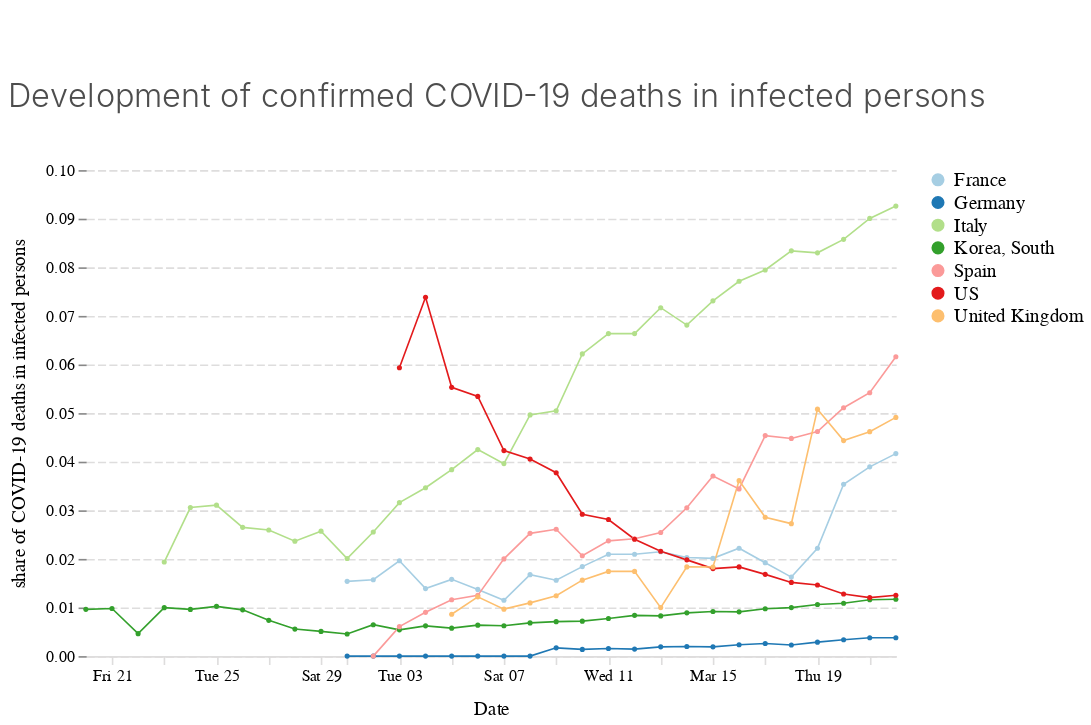

Notebook source saved alongside this figure:
### Code cell
chart_deaths_infections

### Figure 1 — Vega-Lite specification as saved in the notebook (floating-point values rounded to 4 significant figures; data arrays with more than 128 entries replaced by an {"elided": "..."} marker saying what was removed)
{"$schema": "https://vega.github.io/schema/vega-lite/v3.4.0.json", "config": {"area": {"fill": "#1696d2"}, "axisX": {"domain": true, "domainColor": "#DEDDDD", "domainDashOffset": 10, "domainWidth": 1, "grid": false, "labelAngle": 0, "labelFont": "Avenir", "labelFontSize": 10, "tickColor": "#DEDDDD", "titleFont": "Avenir", "titleFontSize": 12, "titleFontWeight": 400, "titlePadding": 10}, "axisY": {"domain": false, "domainDashOffset": 10, "grid": true, "gridColor": "#DEDDDD", "gridDash": [5, 2], "gridWidth": 1, "labelAngle": 0, "labelFont": "Avenir", "labelFontSize": 10, "titleFont": "Avenir", "titleFontSize": 12, "titleFontWeight": 400, "titlePadding": 10}, "bar": {"fill": "#1696d2", "strokeWidth": 0}, "guide-title": {"color": "Monospace", "font": "Avenir", "fontSize": 15}, "header": {"titleFontSize": 12, "titleFontWeight": 400}, "legend": {"labelFont": "Avenir", "labelFontSize": 12, "symbolSize": 50, "symbolType": "circle", "title": "", "titleFont": "Avenir", "titleFontSize": 12}, "line": {"color": "#1696d2", "stroke": "#1696d2", "strokeWidth": 1}, "path": {"stroke": "#1696d2"}, "point": {"filled": true}, "range": {"category": ["#a6cee3", "#1f78b4", "#b2df8a", "#33a02c", "#fb9a99", "#e31a1c", "#fdbf6f", "#ff7f00"], "diverging": ["#cfe8f3", "#a2d4ec", "#73bfe2", "#46abdb", "#1696d2", "#12719e"]}, "text": {"align": "right", "color": "#1696d2", "font": "Avenir", "fontSize": 12, "fontWeight": 400, "size": 11}, "title": {"anchor": "start", "color": "#4d4d4d", "font": "Avenir", "fontSize": 20, "fontWeight": 300, "lineHeight": 100, "offset": 30}, "trail": {"color": "#1696d2", "stroke": "#1696d2"}, "view": {"strokeWidth": 0}}, "data": {"name": "data-5fa785877a6880161210e91671df75f2"}, "datasets": {"data-5fa785877a6880161210e91671df75f2": {"elided": "164 records"}}, "encoding": {"color": {"field": "country", "type": "nominal"}, "x": {"field": "date", "title": "Date", "type": "temporal"}, "y": {"field": "death_rate", "title": "share of COVID-19 deaths in infected persons", "type": "quantitative"}}, "height": 300, "mark": {"point": {"shape": "circle", "size": 10}, "type": "line"}, "padding": {"bottom": 5, "left": 5, "right": 5, "top": 50}, "title": "Development of confirmed COVID-19 deaths in infected persons", "width": 500}
